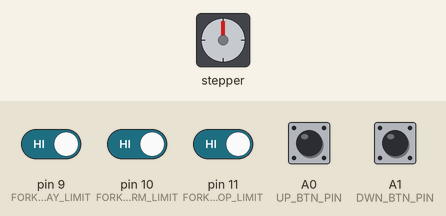
This sketch was run on a simulated Arduino Uno, built with avr-gcc and run on an emulated ATmega328P. On the bench: stepper motor. Wiring (inferred from the names in the program): stepper motor driver (200 steps per turn assumed): step pin 2; direction pin 5. Inputs (shaded band) come from the test bench; at power-on: A0 (UP_BTN_PIN), A1 (DWN_BTN_PIN), pin 9 (FORKLIFT_TRAY_LIMIT), pin 10 (FORKLIFT_ARM_LIMIT), pin 11 (FORKLIFT_TOP_LIMIT) HIGH. What the sketch prints to the serial monitor is not drawn.

Above: at 1.7 s.
1.8 s: A0 (UP_BTN_PIN) pulled LOW for 0.15 s
At 2.2 s:
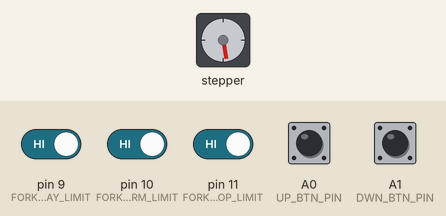
3.4 s: A1 (DWN_BTN_PIN) pulled LOW for 1 s
At 4.7 s:
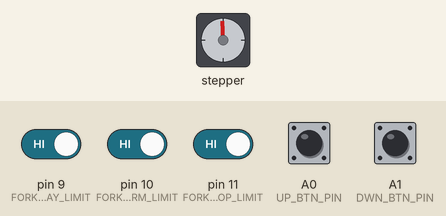
5.9 s: A1 (DWN_BTN_PIN) pulled LOW for 0.15 s
At 6.6 s:
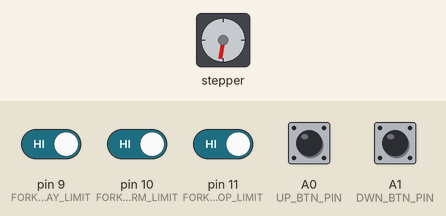
7.5 s: A0 (UP_BTN_PIN) pulled LOW for 1 s
At 9.0 s:
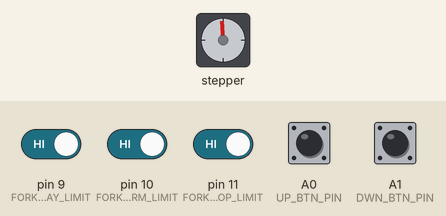
10.0 s: pin 9 (FORKLIFT_TRAY_LIMIT) driven LOW and A0 (UP_BTN_PIN) driven LOW
At 11.1 s:
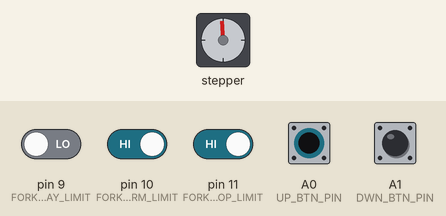
13.0 s: pin 11 (FORKLIFT_TOP_LIMIT) driven LOW
Timing chart, 0 to 15.5 s (numbered marks = the images above; inputs shaded):
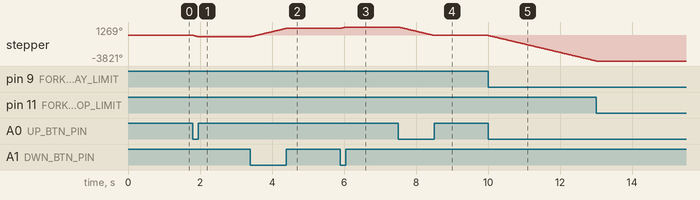

The sketch:

toolheadArduinoAggieDemo.ino
```cpp
// PINS FOR AGGIE DEMO BUTTONS; instantiate with correct pins in lab before running!
const int UP_BTN_PIN= A0;
const int DWN_BTN_PIN = A1;

const int FORKLIFT_TRAY_LIMIT = 9; // limit switch X: fork has been lowered to maximum
const int FORKLIFT_ARM_LIMIT = 10; // limit switch Y: fork has been lowered to tray
const int FORKLIFT_TOP_LIMIT = 11; // limit switch Z: forklift has been raised to maximum

// these are the pins when the driver is plugged into X
const int STEP_PIN = 2;
const int DIR_PIN = 5;

const int half_period = 700;
//const int NUM_EXTRA_STEPS = 50;

const String UP = "0";
const String DOWN = "1";
//const String CALIBRATION_STRING = "calibrate";

//const int TOOLHEAD_TRAVEL = 1000; // 2000 motor steps ~ 80 mm

bool debug = true;

void setup() {
  // pinMode setup
  pinMode(STEP_PIN, OUTPUT);
  pinMode(DIR_PIN, OUTPUT);

  pinMode(FORKLIFT_ARM_LIMIT, INPUT_PULLUP);
  pinMode(FORKLIFT_TOP_LIMIT, INPUT_PULLUP);
  pinMode(FORKLIFT_TRAY_LIMIT, INPUT_PULLUP);

  // Aggie demo button setup
  pinMode(UP_BTN_PIN, INPUT_PULLUP);
  pinMode(DWN_BTN_PIN, INPUT_PULLUP);

  Serial.begin(115200);
  delay(500);

  //Serial.println("Hello, world!");
}

void loop() {

  //String input = wait_for_input("Toolhead command? ");

  // Aggie demo loop does not require command inputs; simply poll buttons

  // Move up or down while appropriate button is held. If both held at once, default to up
  if (digitalRead(UP_BTN_PIN) == LOW) {
    // Only move up if the button is held AND the upper limit switch isn't triggered
    if (debug) Serial.println("Going upp!");
    digitalWrite(DIR_PIN, LOW);
    while ((digitalRead(UP_BTN_PIN) == LOW) && (digitalRead(FORKLIFT_TOP_LIMIT) == HIGH)) {
      // Move up (code copypasted from auto_calibrate)
      digitalWrite(STEP_PIN, HIGH);
      delayMicroseconds(half_period);
      digitalWrite(STEP_PIN, LOW);
      delayMicroseconds(half_period);
    }
    if (debug) {
      Serial.println(digitalRead(FORKLIFT_TOP_LIMIT));
    }
  }
  if (digitalRead(DWN_BTN_PIN) == LOW){
    // Only move down if the button is held & NEITHER of the lower limit switches are triggered
    if (debug) Serial.println("Going downnnn");
    digitalWrite(DIR_PIN, HIGH);
    while ((digitalRead(DWN_BTN_PIN) == LOW) && (digitalRead(FORKLIFT_ARM_LIMIT) == HIGH)
            && (digitalRead(FORKLIFT_TRAY_LIMIT) == HIGH)){
      // Move down (code copypasted from toolhead_down)
      digitalWrite(STEP_PIN, HIGH);
      delayMicroseconds(half_period);
      digitalWrite(STEP_PIN, LOW);
      delayMicroseconds(half_period);
    }
    if (debug) {
      Serial.print(digitalRead(FORKLIFT_ARM_LIMIT)); Serial.print(" && "); Serial.println(digitalRead(FORKLIFT_TRAY_LIMIT));
    }
  }


  /*if (input == CALIBRATION_STRING) {
    auto_calibrate();

  } else if (input == UP) {
    toolhead_up();

  } else if (input == DOWN) {
    toolhead_down();

  } else {
    Serial.println("Failed! Unknown command");
    // block forever
    while(1){}

  }*/

}

// move toolhead up towards the top limit switch
void auto_calibrate() {

  digitalWrite(DIR_PIN, LOW);
  while (digitalRead(FORKLIFT_TOP_LIMIT) == HIGH) {
    // motor hasn't been triggered yet, keep rolling in positive direction
    digitalWrite(STEP_PIN, HIGH);
    delayMicroseconds(half_period);
    digitalWrite(STEP_PIN, LOW);
    delayMicroseconds(half_period);
  }

  Serial.println("Calibrated");
  // we can say this is the home position
  // Barely just in front of triggering the limit switch
}

/*
 * Scott's function move_blocking(int motor_step_pin, int motor_direction_pin, int num_steps, int dir, int half_step_delay)
 *
 * This function runs the specified motor the specified number of steps before returning to the caller.
 * It essentially blocks the rest of the program from execution until it has finished, so this function
 * DOES NOT SUPPORT SIMULTANEOUS MOTOR MOVEMENT. This means we'll probably want to not use this when we have limit switches
 * and/or safety checks to stop the movement mid-command.
 *
 * motor_step_pin: the steps pin which the motor is attached to via CNC shield (should be STEP_PIN)
 * motor_direction_pin: the direction pin which the motor is attached to via CNC shield (should be DIR_PIN)
 * num_steps: the number of pulses to send to the motor. 200 steps per revolution
 * dir: the direction to spin motor. See frame for positive/negative labels
 * half_step_delay: the delay (in microseconds) between each high and low write, equalling half the period of a pulse
 *
 * Return: None
 */
//void move_blocking(int motor_step_pin, int motor_direction_pin, int num_steps, int dir, int half_step_delay) {
//  // set direction
//  digitalWrite(motor_direction_pin, dir);
//
//  // apply movement
//  for(int ii = 0; ii < num_steps; ii++) {
//    digitalWrite(motor_step_pin, HIGH);
//    delayMicroseconds(half_step_delay);
//    digitalWrite(motor_step_pin, LOW);
//    delayMicroseconds(half_step_delay);
//  }
//}


// Movement function, but this version doesn't block the rest of the program from executing.
// Allows for mid-movement interruption, for limit switches or safety shutoffs for example
void move_not_blocking(int motor_step_pin, int motor_direction_pin, int num_steps, int dir, int half_step_delay) {

  // Double the number of steps since we're moving in half-steps
  num_steps = num_steps * 2;

  // set direction
  digitalWrite(motor_direction_pin, dir);

  // setup for movement
  int counter = 0;
  unsigned long othercounter = 0; // Doesn't seem to be used at all?
  int pulse = HIGH;
  unsigned long previous = micros();

  while (counter < num_steps) {
    unsigned long current = micros();

    // check for naughty things here
    if (digitalRead(FORKLIFT_TOP_LIMIT) == LOW) {
      // hit the top, end early
      return;
    }

    if (current - previous > half_step_delay) {
      digitalWrite(motor_step_pin, pulse);
      pulse = (pulse + 1) % 2;
      previous = current;
      counter++;
    } else {
      othercounter++;
    }
  }
}


// Pause until input (terminated with \n) is received
String wait_for_input(String prompt) {
  int state = 0;
  char buf[] = {'\0', '\0', '\0', '\0', '\0', '\0', '\0', '\0', '\0', '\0',
                '\0', '\0', '\0', '\0', '\0', '\0', '\0', '\0', '\0', '\0'};

  while (state == 0) {
    state = Serial.readBytesUntil('\n', buf, 20);
  }

  return String(buf);
}

// TOOLHEAD MOVEMENT FUNCTION: true input means move to low position, false moves to raised
/*void toolhead_move(bool movePos) {

  // Move the motor based on the input direction
  if (movePos) { // move to lowered position
    //TODO: We don't know yet if lowering requires negative or positive movement. Will need to test in lab
    move_not_blocking(STEP_PIN, DIR_PIN, LOWERED_MOVEMENT, dir(LOWERED_MOVEMENT), half_period);
    positionDown = true;
    //Serial.println("Done");
  } else { // move to raised position
    move_not_blocking(STEP_PIN, DIR_PIN, RAISED_MOVEMENT, dir(RAISED_MOVEMENT), half_period);
    positionDown = false;
    //Serial.println("Done");
  }

  Serial.println("Done");
}*/

// Move toolhead up by TOOLHEAD_TRAVEL motor steps.
//void toolhead_up() {
//  move_not_blocking(STEP_PIN, DIR_PIN, TOOLHEAD_TRAVEL, LOW, half_period);
//  Serial.println("Done");
//}

// Move toolhead down by TOOLHEAD_TRAVEL motor steps.
//void toolhead_down() {
//  move_not_blocking(STEP_PIN, DIR_PIN, TOOLHEAD_TRAVEL, dir(-1), half_period);
//  Serial.println("Done");
//}

// Move toolhead down until it hits the limit switch.
//void toolhead_down() {
//
//  bool moved = false;
//  // set direction negative
//  digitalWrite(DIR_PIN, HIGH);
//  while (digitalRead(FORKLIFT_ARM_LIMIT) == HIGH) {
//    // motor hasn't been triggered yet, keep rolling in negative direction
//    moved = true;
//    digitalWrite(STEP_PIN, HIGH);
//    delayMicroseconds(half_period);
//    digitalWrite(STEP_PIN, LOW);
//    delayMicroseconds(half_period);
//  }
//
////  delay(500);
//
//  // if the motor was moved down, give it a few more steps
//  // to ensure that it's low enough
//  if (moved) {
//    for (int ii = 0; ii < NUM_EXTRA_STEPS; ++ii) {
//      digitalWrite(STEP_PIN, HIGH);
//      delayMicroseconds(half_period);
//      digitalWrite(STEP_PIN, LOW);
//      delayMicroseconds(half_period);
//    }
//  }
//  Serial.println("Done");
//}
```

Measured:
- after the input at 1.8 s, stepper: turns 190° counter-clockwise in 0.15 s, starting at once
- after the input at 3.4 s, stepper: turns 1268° clockwise in 1.0 s, starting at once
- after the input at 5.9 s, stepper: turns 191° clockwise in 0.15 s, starting at once
- after the input at 7.5 s, stepper: turns 1272° counter-clockwise in 1.0 s, starting at once
- after the input at 10.0 s, stepper: keeps turning counter-clockwise at about 1273°/s, starting at once
